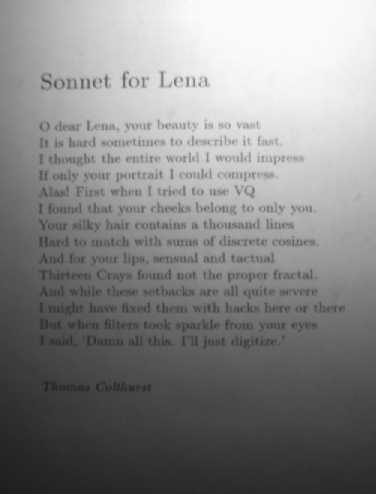
%> input picture son1.png, 376 x 494 px
$ octave otsuThresh.m   (GNU Octave 9; MATLAB toolbox functions it lacks are replaced by stand-ins)
%> lines starting %> are read from the running program, lines starting %| are printed output that depends on the picture; in (x1, y1, x2, y2) boxes, pixels count from 0 and x2, y2 are one past the last pixel; in counts of white or black regions, pixels touching at a corner belong together; the program's own positions count from 1
I = imread('son1.png');
%> I is the input picture: size 494x376x3 uint8; min 29, max 251, mean 135
level = graythresh(I);
%> level = 0.555
level
%> level = 0.555
BW = imbinarize(I, level);
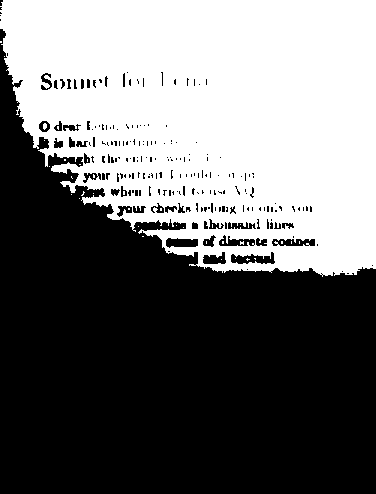
%> BW: size 494x376x3 logical; 43.9% white; 35 white regions (33 under 20 px), largest, box (x1, y1, x2, y2) and area: (0, 0, 376, 277) 81343, (43, 123, 47, 130) 22
imshowpair(I,BW,'montage')
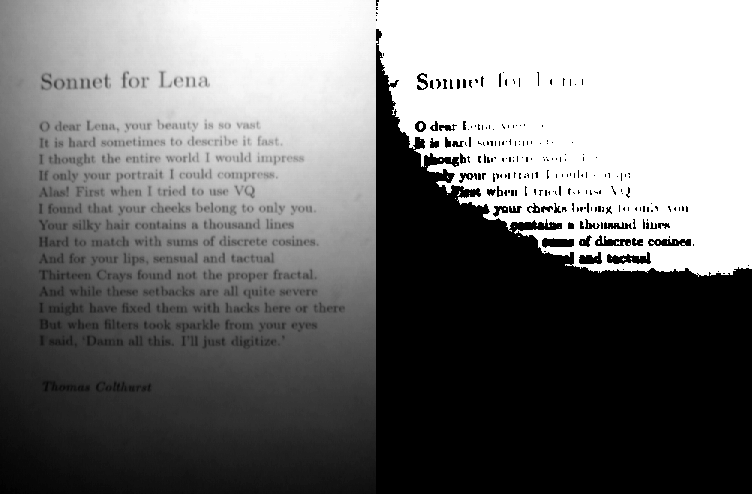
%> displayed picture: size 494x752x3, on the screen's scale of 0 to 255; min 0, max 255, mean 116.8
